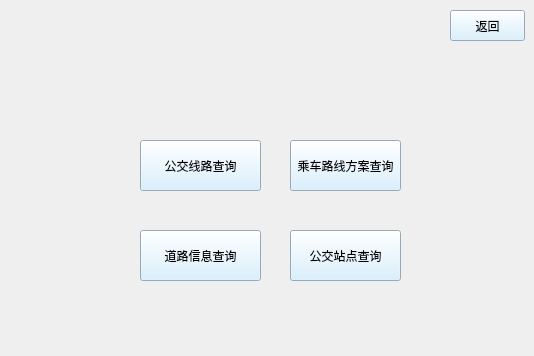
<?xml version="1.0" encoding="UTF-8"?>
<ui version="4.0">
 <class>user</class>
 <widget class="QWidget" name="user">
  <property name="geometry">
   <rect>
    <x>0</x>
    <y>0</y>
    <width>534</width>
    <height>356</height>
   </rect>
  </property>
  <property name="minimumSize">
   <size>
    <width>534</width>
    <height>356</height>
   </size>
  </property>
  <property name="maximumSize">
   <size>
    <width>534</width>
    <height>356</height>
   </size>
  </property>
  <property name="windowTitle">
   <string>Form</string>
  </property>
  <property name="styleSheet">
   <string notr="true">#user{image: url(:/new/prefix1/bus.jpg);}</string>
  </property>
  <widget class="QPushButton" name="pushButton">
   <property name="geometry">
    <rect>
     <x>140</x>
     <y>140</y>
     <width>121</width>
     <height>51</height>
    </rect>
   </property>
   <property name="minimumSize">
    <size>
     <width>121</width>
     <height>51</height>
    </size>
   </property>
   <property name="maximumSize">
    <size>
     <width>121</width>
     <height>51</height>
    </size>
   </property>
   <property name="styleSheet">
    <string notr="true">background-color: rgb(208, 237, 255);</string>
   </property>
   <property name="text">
    <string>公交线路查询</string>
   </property>
  </widget>
  <widget class="QPushButton" name="pushButton_2">
   <property name="geometry">
    <rect>
     <x>290</x>
     <y>140</y>
     <width>111</width>
     <height>51</height>
    </rect>
   </property>
   <property name="minimumSize">
    <size>
     <width>111</width>
     <height>51</height>
    </size>
   </property>
   <property name="maximumSize">
    <size>
     <width>111</width>
     <height>51</height>
    </size>
   </property>
   <property name="styleSheet">
    <string notr="true">background-color: rgb(208, 237, 255);</string>
   </property>
   <property name="text">
    <string>乘车路线方案查询</string>
   </property>
  </widget>
  <widget class="QPushButton" name="pushButton_3">
   <property name="geometry">
    <rect>
     <x>140</x>
     <y>230</y>
     <width>121</width>
     <height>51</height>
    </rect>
   </property>
   <property name="minimumSize">
    <size>
     <width>121</width>
     <height>51</height>
    </size>
   </property>
   <property name="maximumSize">
    <size>
     <width>121</width>
     <height>51</height>
    </size>
   </property>
   <property name="styleSheet">
    <string notr="true">background-color: rgb(208, 237, 255);</string>
   </property>
   <property name="text">
    <string>道路信息查询</string>
   </property>
  </widget>
  <widget class="QPushButton" name="pushButton_4">
   <property name="geometry">
    <rect>
     <x>290</x>
     <y>230</y>
     <width>111</width>
     <height>51</height>
    </rect>
   </property>
   <property name="minimumSize">
    <size>
     <width>111</width>
     <height>51</height>
    </size>
   </property>
   <property name="maximumSize">
    <size>
     <width>111</width>
     <height>51</height>
    </size>
   </property>
   <property name="styleSheet">
    <string notr="true">background-color: rgb(208, 237, 255);</string>
   </property>
   <property name="text">
    <string>公交站点查询</string>
   </property>
  </widget>
  <widget class="QPushButton" name="pushButton_5">
   <property name="geometry">
    <rect>
     <x>450</x>
     <y>10</y>
     <width>75</width>
     <height>31</height>
    </rect>
   </property>
   <property name="styleSheet">
    <string notr="true">background-color: rgb(208, 237, 255);</string>
   </property>
   <property name="text">
    <string>返回</string>
   </property>
  </widget>
 </widget>
 <resources/>
 <connections/>
</ui>
